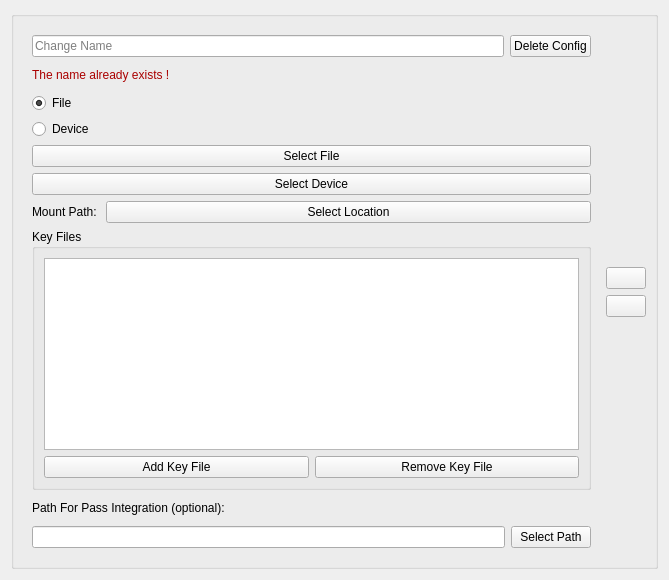
<?xml version="1.0" encoding="UTF-8"?>
<ui version="4.0">
 <author>%{AUTHOR}</author>
 <class>VeracryptItemUi</class>
 <widget class="QWidget" name="VeracryptItemUi">
  <property name="geometry">
   <rect>
    <x>0</x>
    <y>0</y>
    <width>669</width>
    <height>580</height>
   </rect>
  </property>
  <property name="minimumSize">
   <size>
    <width>300</width>
    <height>0</height>
   </size>
  </property>
  <layout class="QVBoxLayout" name="verticalLayout">
   <item>
    <widget class="QGroupBox" name="horizontalGroupBox">
     <layout class="QHBoxLayout" name="horizontalLayout_4">
      <item>
       <layout class="QVBoxLayout" name="verticalLayout_4"/>
      </item>
      <item>
       <widget class="QFrame" name="frame">
        <layout class="QVBoxLayout" name="verticalLayout_2">
         <item>
          <layout class="QHBoxLayout" name="horizontalLayout_3">
           <item>
            <widget class="QLineEdit" name="nameLineEdit">
             <property name="placeholderText">
              <string>Change Name</string>
             </property>
            </widget>
           </item>
           <item>
            <widget class="QPushButton" name="deleteConfigButton">
             <property name="text">
              <string>Delete Config</string>
             </property>
             <property name="icon">
              <iconset theme="delete">
               <normaloff>.</normaloff>.</iconset>
             </property>
            </widget>
           </item>
          </layout>
         </item>
         <item>
          <widget class="QLabel" name="nameExistsInfoLabel">
           <property name="text">
            <string>&lt;html&gt;&lt;head/&gt;&lt;body&gt;&lt;p&gt;&lt;span style=&quot; color:#aa0000;&quot;&gt;The name already exists !&lt;/span&gt;&lt;/p&gt;&lt;/body&gt;&lt;/html&gt;</string>
           </property>
          </widget>
         </item>
         <item>
          <widget class="QRadioButton" name="fileRadioButton">
           <property name="text">
            <string>File</string>
           </property>
           <property name="checked">
            <bool>true</bool>
           </property>
          </widget>
         </item>
         <item>
          <widget class="QRadioButton" name="deviceRadioButton">
           <property name="text">
            <string>Device</string>
           </property>
          </widget>
         </item>
         <item>
          <widget class="QPushButton" name="filePushButton">
           <property name="text">
            <string>Select File</string>
           </property>
          </widget>
         </item>
         <item>
          <widget class="QPushButton" name="devicePushButton">
           <property name="text">
            <string>Select Device</string>
           </property>
          </widget>
         </item>
         <item>
          <layout class="QHBoxLayout" name="horizontalLayout">
           <item>
            <widget class="QLabel" name="mountPathLabel">
             <property name="text">
              <string>Mount Path: </string>
             </property>
            </widget>
           </item>
           <item>
            <widget class="QPushButton" name="mountPath">
             <property name="sizePolicy">
              <sizepolicy hsizetype="Expanding" vsizetype="Fixed">
               <horstretch>0</horstretch>
               <verstretch>0</verstretch>
              </sizepolicy>
             </property>
             <property name="text">
              <string>Select Location</string>
             </property>
            </widget>
           </item>
          </layout>
         </item>
         <item>
          <widget class="QGroupBox" name="keyFiles">
           <property name="title">
            <string>Key Files</string>
           </property>
           <layout class="QVBoxLayout" name="verticalLayout_3">
            <item>
             <widget class="QListWidget" name="keyFileListWidget">
              <property name="sizePolicy">
               <sizepolicy hsizetype="Expanding" vsizetype="Preferred">
                <horstretch>0</horstretch>
                <verstretch>0</verstretch>
               </sizepolicy>
              </property>
              <property name="minimumSize">
               <size>
                <width>0</width>
                <height>0</height>
               </size>
              </property>
             </widget>
            </item>
            <item>
             <layout class="QHBoxLayout" name="horizontalLayout_2">
              <item>
               <widget class="QPushButton" name="addKeyFileButton">
                <property name="text">
                 <string>Add Key File</string>
                </property>
               </widget>
              </item>
              <item>
               <widget class="QPushButton" name="removeKeyFileButton">
                <property name="text">
                 <string>Remove Key File</string>
                </property>
               </widget>
              </item>
             </layout>
            </item>
           </layout>
          </widget>
         </item>
         <item>
          <widget class="QLabel" name="passIntegrationLabel">
           <property name="text">
            <string>Path For Pass Integration (optional):</string>
           </property>
          </widget>
         </item>
         <item>
          <layout class="QHBoxLayout" name="horizontalLayout_6">
           <item>
            <widget class="QLineEdit" name="passIntegration"/>
           </item>
           <item>
            <widget class="QPushButton" name="passIntegrationSelectButton">
             <property name="text">
              <string>Select Path</string>
             </property>
            </widget>
           </item>
          </layout>
         </item>
        </layout>
       </widget>
      </item>
      <item>
       <layout class="QVBoxLayout" name="verticalLayout_5">
        <item>
         <spacer name="verticalSpacer_2">
          <property name="orientation">
           <enum>Qt::Vertical</enum>
          </property>
          <property name="sizeHint" stdset="0">
           <size>
            <width>20</width>
            <height>40</height>
           </size>
          </property>
         </spacer>
        </item>
        <item alignment="Qt::AlignBottom">
         <widget class="QPushButton" name="moveUp">
          <property name="text">
           <string/>
          </property>
          <property name="icon">
           <iconset theme="arrow-up">
            <normaloff>.</normaloff>.</iconset>
          </property>
         </widget>
        </item>
        <item alignment="Qt::AlignTop">
         <widget class="QPushButton" name="moveDown">
          <property name="text">
           <string/>
          </property>
          <property name="icon">
           <iconset theme="arrow-down">
            <normaloff>.</normaloff>.</iconset>
          </property>
         </widget>
        </item>
        <item>
         <spacer name="verticalSpacer">
          <property name="orientation">
           <enum>Qt::Vertical</enum>
          </property>
          <property name="sizeHint" stdset="0">
           <size>
            <width>20</width>
            <height>40</height>
           </size>
          </property>
         </spacer>
        </item>
       </layout>
      </item>
     </layout>
    </widget>
   </item>
  </layout>
 </widget>
 <resources/>
 <connections/>
</ui>
